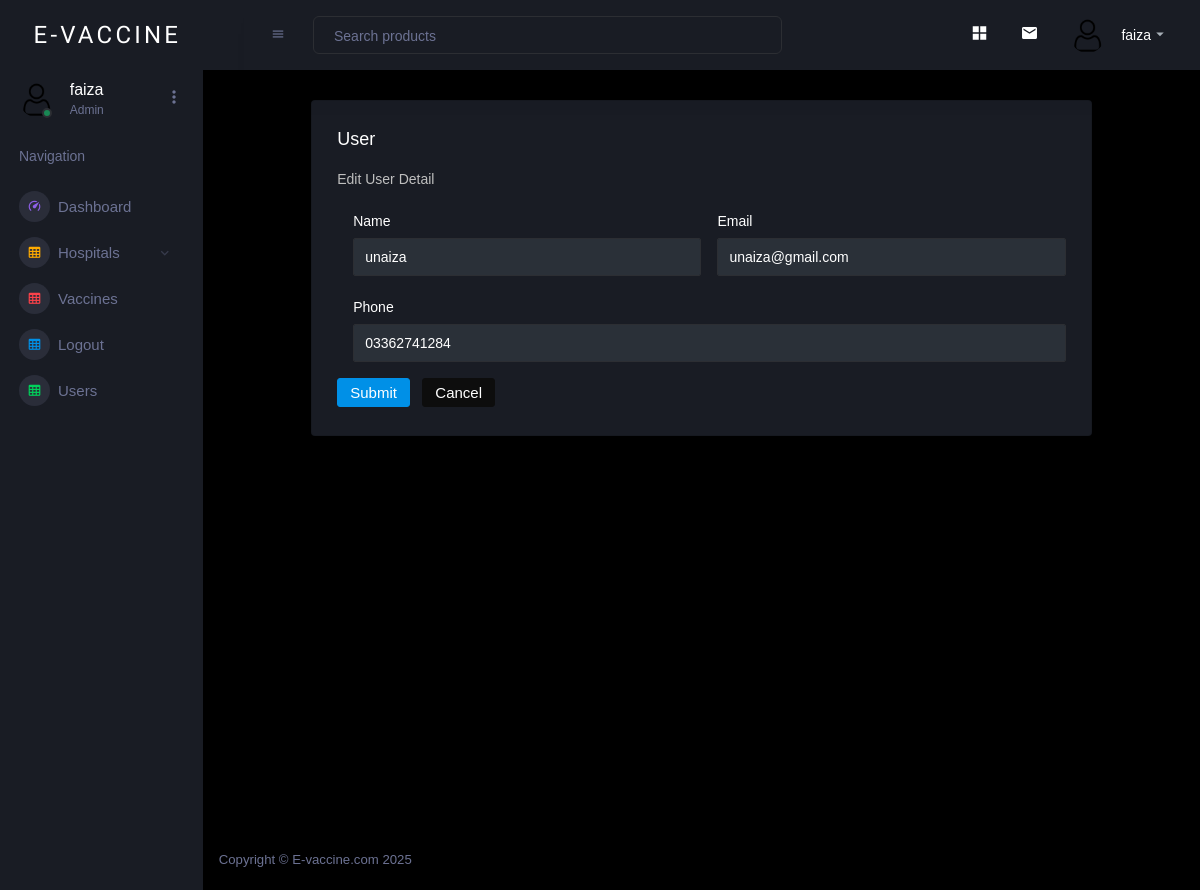
Page /user_edit.php?ed_id=8&u_id=1 (signed in) on the committed database.
### tables this page shows
CREATE TABLE `user` (
  `user_id` int(11) NOT NULL,
  `username` varchar(255) NOT NULL,
  `user_email` varchar(255) NOT NULL,
  `user_phone` varchar(255) NOT NULL,
  `user_pass` varchar(255) NOT NULL,
  `user_img` varchar(300) NOT NULL,
  `user_role` int(11) NOT NULL DEFAULT 0
);

### user_edit.php (the view, shortened to what this page needs)
<?php
 include "admin_nav.php";
 ?>
  <div class="main-panel" style="min-height:calc(120vh - 70px)">
 <div class="content-wrapper">
                <?php
                include "config.php";
                $ed_id=$_GET['ed_id'];
                $val_sql="SELECT * FROM `user` WHERE user_id = $ed_id ";
                $val_q=mysqli_query($con,$val_sql);
                $val_data=mysqli_fetch_assoc($val_q);
                ?>
              <div class="row">
              <div class="col-10 grid-margin mx-auto stretch-card">
                <div class="card">
                  <div class="card-body">
                    <h4 class="card-title">User</h4>
                    <p class="card-description"> Edit User Detail</p>
                    <form method="POST" class="forms-sample">
                    <div class="col-lg-12 d-flex m-2">
                      <div class="form-group m-2 w-100">
                        <label for="exampleInputName1">Name</label>
                        <input type="text" class="form-control" name="name" id="exampleInputName1" value="<?php echo $val_data['username']?>" placeholder=" Vaccine Name">
                      </div>
                      <div class="form-group m-2 w-100">
                        <label for="exampleInputEmail3">Email</label>
                        <input type="email" class="form-control" name="email" id="exampleInputEmail3"  value="<?php echo $val_data['user_email']?>" placeholder="Quantity">
                      </div>
                      </div>
                      <div class="col-lg-12 d-flex m-2">
                      <div class="form-group w-100  m-2">
                        <label for="exampleInputEmail3">Phone</label>
                        <input type="tel" class="form-control" name="phone" id="exampleInputEmail3" value="<?php echo $val_data['user_phone']?>" placeholder="Quantity">
                      </div>
                      </div>
                      <input type="submit" value="Submit" name="submit" class="btn btn-primary me-2" >
                      <button class="btn btn-dark">Cancel</button>
                    </form>
                  </div>
                </div>
              </div>
            </div>
 <?php
 include "admin_footer.php";
 ?>

### admin_nav.php (shortened to what this page needs)
<!DOCTYPE html>
<html lang="en">
  <head>
    <link rel="stylesheet" href="assets/vendors/mdi/css/materialdesignicons.min.css">
    <link rel="stylesheet" href="assets/vendors/css/vendor.bundle.base.css">
    <link rel="stylesheet" href="assets/vendors/jvectormap/jquery-jvectormap.css">
    <link rel="stylesheet" href="assets/vendors/flag-icon-css/css/flag-icon.min.css">
    <link rel="stylesheet" href="assets/vendors/owl-carousel-2/owl.carousel.min.css">
    <link rel="stylesheet" href="assets/vendors/owl-carousel-2/owl.theme.default.min.css">
    <link rel="stylesheet" href="assets/css/style.css">
  </head>
  <body>
    <div class="container-scroller">
      <nav class="sidebar sidebar-offcanvas" id="sidebar">
        <div class="sidebar-brand-wrapper d-none d-lg-flex align-items-center justify-content-center fixed-top">
          <a class="sidebar-brand brand-logo" style="text-decoration: none; font-family: 'Varela Round', sans-serif; color: white; letter-spacing: 0.2rem; margin-left: 0.8rem; font-size:1.5rem;" href="index.html">E-VACCINE</a>
        </div>
        <ul class="nav">
          <li class="nav-item profile">
            <div class="profile-desc">
              <div class="profile-pic">
                <div class="count-indicator">
                  <img class="img-xs rounded-circle " src="images/Profile-1.webp" alt="">
                  <span class="count bg-success"></span>
                </div>
                <?php
                include 'config.php';
                $u_id=$_GET['u_id'];
                $user="SELECT * FROM `user` WHERE user_id = $u_id";
                $user_Q=mysqli_query($con,$user);
                $user_data=mysqli_fetch_assoc($user_Q);
                ?>
                <div class="profile-name">
                  <h5 class="mb-0 font-weight-normal"><?php echo $user_data['username'];?></h5>
                  <span>Admin</span>
                </div>
              </div>
              <a href="#" id="profile-dropdown" data-bs-toggle="dropdown"><i class="mdi mdi-dots-vertical"></i></a>
            </div>
          </li>
          <li class="nav-item nav-category">
            <span class="nav-link">Navigation</span>
          </li>
          <li class="nav-item menu-items">
            <a class="nav-link" href="admin_main.php?u_id=<?php echo $u_id?>">
              <span class="menu-icon">
                <i class="mdi mdi-speedometer"></i>
              </span>
              <span class="menu-title">Dashboard</span>
            </a>
          </li>
          <li class="nav-item menu-items">
            <a class="nav-link" data-bs-toggle="collapse" href="#ui-basic" aria-expanded="false" aria-controls="ui-basic">
              <span class="menu-icon">
                <i class="mdi mdi-table-large"></i>
              </span>
              <span class="menu-title">Hospitals</span>
              <i class="menu-arrow"></i>
            </a>
          </li>
          <li class="nav-item menu-items">
            <a class="nav-link" href="admin_vacc.php?u_id=<?php echo $u_id;?>">
              <span class="menu-icon">
                <i class="mdi mdi-table-large"></i>
              </span>
              <span class="menu-title">Vaccines</span>
            </a>
          </li>
          <li class="nav-item menu-items">
            <a class="nav-link" href="logout.php">
              <span class="menu-icon">
                <i class="mdi mdi-table-large"></i>
              </span>
              <span class="menu-title">Logout</span>
            </a>
          </li>
          <li class="nav-item menu-items">
            <a class="nav-link" href="user.php?u_id=<?php echo $u_id;?>">
              <span class="menu-icon">
                <i class="mdi mdi-table-large"></i>
              </span>
              <span class="menu-title">Users</span>
            </a>
          </li>
        </ul>
      </nav>
        <nav class="navbar p-0 fixed-top d-flex flex-row">
          <div class="navbar-menu-wrapper flex-grow d-flex align-items-stretch">
            <button class="navbar-toggler navbar-toggler align-self-center" type="button" data-toggle="minimize">
              <span class="mdi mdi-menu"></span>
            </button>
            <ul class="navbar-nav w-100">
              <li class="nav-item w-100">
                <form class="nav-link mt-2 mt-md-0 d-none d-lg-flex search">
                  <input type="text" class="form-control" placeholder="Search products">
                </form>
              </li>
            </ul>
            <ul class="navbar-nav navbar-nav-right">
              <li class="nav-item nav-settings d-none d-lg-block">
                <a class="nav-link" href="#">
                  <i class="mdi mdi-view-grid"></i>
                </a>
              </li>
              <li class="nav-item dropdown border-left">
                <a class="nav-link count-indicator dropdown-toggle" id="messageDropdown" href="#" data-bs-toggle="dropdown" aria-expanded="false">
                  <i class="mdi mdi-email"></i>
                </a>
              </li>
              <li class="nav-item dropdown">
                <a class="nav-link" id="profileDropdown" href="#" data-bs-toggle="dropdown">
                  <div class="navbar-profile">
                    <img class="img-xs rounded-circle" src="images/Profile-1.webp" alt="">
                    <p class="mb-0 d-none d-sm-block navbar-profile-name"><?php echo $user_data['username'];?></p>
                    <i class="mdi mdi-menu-down d-none d-sm-block"></i>
                  </div>
                </a>
              </li>
            </ul>
          </div>
        </nav>

### rows in the picture
user: username "faiza"
user: name "unaiza", email "unaiza@gmail.com", phone "03362741284"
